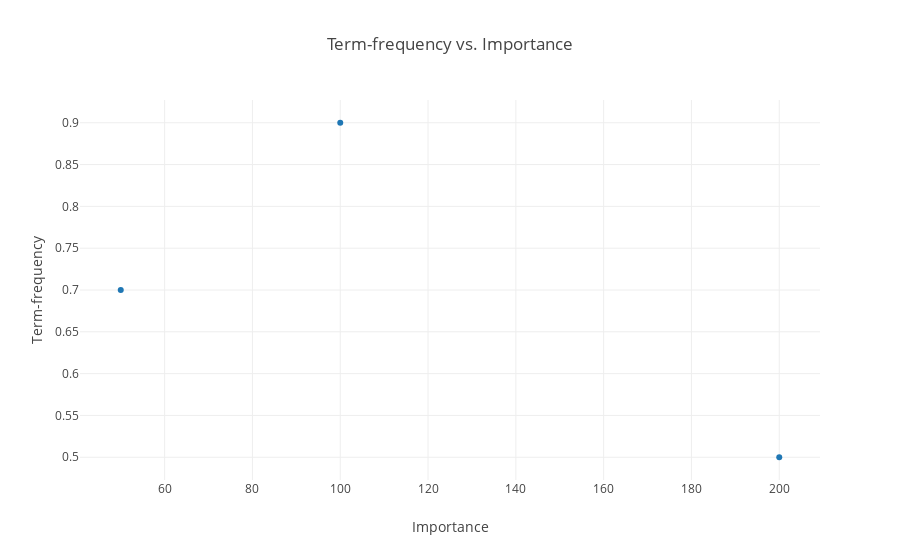

Notebook code for this chart:
### Markdown cell above
This will take data in the format of:

```
term,term-frequency,importance
apple,105,0.5
orange,110,0.6
...
```

### Code cell
trace = go.Scatter(
    x=term_frequency_vs_importance_df['term-frequency'], 
    y=term_frequency_vs_importance_df['importance'],
    mode='markers', 
    text=term_frequency_vs_importance_df['term'],
    name='term-frequency vs. importance')

layout = go.Layout(title="Term-frequency vs. Importance",
                   xaxis={'title':'Importance'},
                   yaxis={'title':'Term-frequency'}
                  )

fig = go.Figure(data=[trace], layout=layout)

iplot(fig, filename="term-frequency-vs-importance")

### Figure 1 — Plotly figure (JSON) as saved in the notebook; plotly's stock layout.template omitted (floating-point values rounded to 4 significant figures)
{"data": [{"mode": "markers", "name": "term-frequency vs. importance", "text": ["apple", "circus", "science"], "type": "scatter", "uid": "7c81bc88-d3f5-47cd-bace-e0f0c84cbc75", "x": [100, 50, 200], "y": [0.9, 0.7, 0.5]}], "layout": {"title": {"text": "Term-frequency vs. Importance"}, "xaxis": {"title": {"text": "Importance"}}, "yaxis": {"title": {"text": "Term-frequency"}}}}
